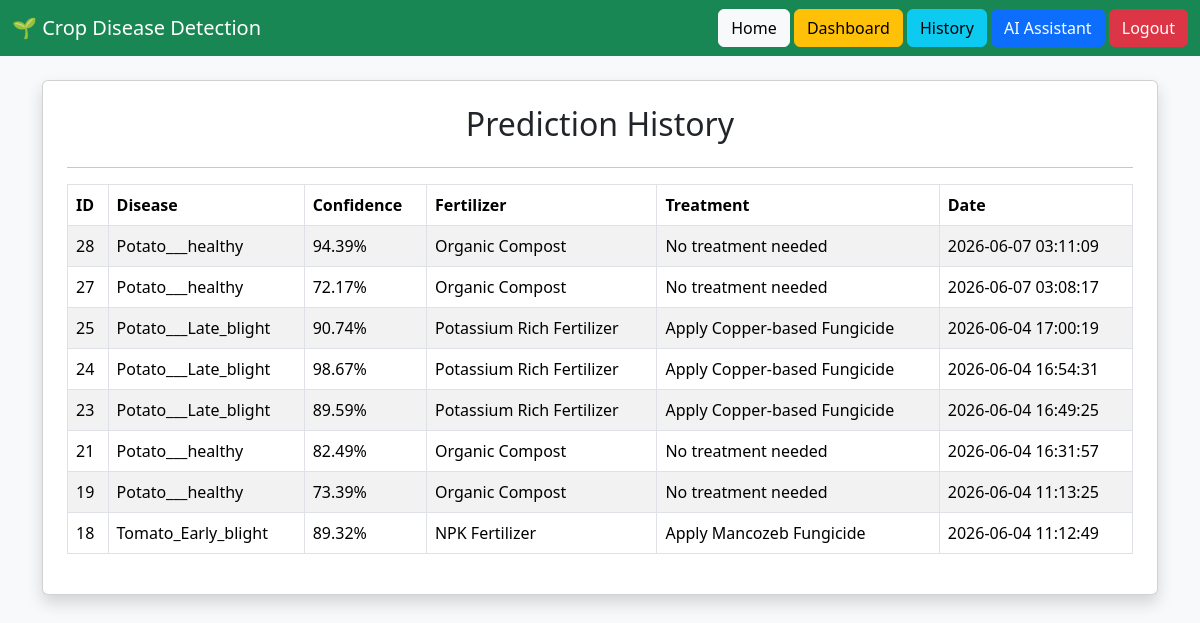
The app's page /history (signed in) with its own data.
### tables this page shows
CREATE TABLE predictions (
    id INTEGER PRIMARY KEY AUTOINCREMENT,
    disease TEXT,
    confidence REAL,
    fertilizer TEXT,
    treatment TEXT,
    prediction_date TIMESTAMP DEFAULT CURRENT_TIMESTAMP
, username TEXT);

### app.py (the view)
@app.route('/history')
def history():
    if 'username' not in session:
        return redirect('/login')
    conn = sqlite3.connect("crop_disease.db")
    cursor = conn.cursor()
    cursor.execute("""
    SELECT id,
           disease,
           ROUND(confidence, 2),
           fertilizer,
           treatment,
           prediction_date
    FROM predictions
    WHERE username = ?
    ORDER BY id DESC
    """, (session['username'],))
    records = cursor.fetchall()
    conn.close()
    return render_template(
        "history.html",
        records=records
    )

### templates/history.html (shortened to what this page needs)
<!DOCTYPE html>
<html>
<head>
<link href="https://cdn.jsdelivr.net/npm/bootstrap@5.3.3/dist/css/bootstrap.min.css" rel="stylesheet">
</head>
<body class="bg-light">
<nav class="navbar navbar-dark bg-success">
    <div class="container-fluid">
        <a class="navbar-brand" href="/">
            🌱 Crop Disease Detection
        </a>
        <div>
            <a class="btn btn-light" href="/">
                Home
            </a>
            <a class="btn btn-warning" href="/dashboard">
                Dashboard
            </a>
            <a class="btn btn-info" href="/history">
                History
            </a>
            <a class="btn btn-primary" href="/assistant">
    AI Assistant
</a>
            <a class="btn btn-danger" href="/logout">
    Logout
</a>
        </div>
    </div>
</nav>
<div class="container mt-4">
<div class="card shadow p-4">
<h2 class="text-center">
Prediction History
</h2>
<hr>
<table class="table table-bordered table-striped">
<thead>
<tr>
<th>ID</th>
<th>Disease</th>
<th>Confidence</th>
<th>Fertilizer</th>
<th>Treatment</th>
<th>Date</th>
</tr>
</thead>
<tbody>
{% for row in records %}
<tr>
<td>{{ row[0] }}</td>
<td>{{ row[1] }}</td>
<td>{{ row[2] }}%</td>
<td>{{ row[3] }}</td>
<td>{{ row[4] }}</td>
<td>{{ row[5] }}</td>
</tr>
{% endfor %}
</tbody>
</table>
</div>
</div>
</body>
</html>

### records on screen
predictions: id "28", disease "Potato___healthy", confidence "94.39", fertilizer "Organic Compost", treatment "No treatment needed", prediction_date "2026-06-07 03:11:09"
predictions: id "27", disease "Potato___healthy", confidence "72.17", fertilizer "Organic Compost", treatment "No treatment needed", prediction_date "2026-06-07 03:08:17"
predictions: id "25", disease "Potato___Late_blight", confidence "90.74", fertilizer "Potassium Rich Fertilizer", treatment "Apply Copper-based Fungicide", prediction_date "2026-06-04 17:00:19"
predictions: id "24", disease "Potato___Late_blight", confidence "98.67", fertilizer "Potassium Rich Fertilizer", treatment "Apply Copper-based Fungicide", prediction_date "2026-06-04 16:54:31"
predictions: id "23", disease "Potato___Late_blight", confidence "89.59", fertilizer "Potassium Rich Fertilizer", treatment "Apply Copper-based Fungicide", prediction_date "2026-06-04 16:49:25"
predictions: id "21", disease "Potato___healthy", confidence "82.49", fertilizer "Organic Compost", treatment "No treatment needed", prediction_date "2026-06-04 16:31:57"
predictions: id "19", disease "Potato___healthy", confidence "73.39", fertilizer "Organic Compost", treatment "No treatment needed", prediction_date "2026-06-04 11:13:25"
predictions: id "18", disease "Tomato_Early_blight", confidence "89.32", fertilizer "NPK Fertilizer", treatment "Apply Mancozeb Fungicide", prediction_date "2026-06-04 11:12:49"
